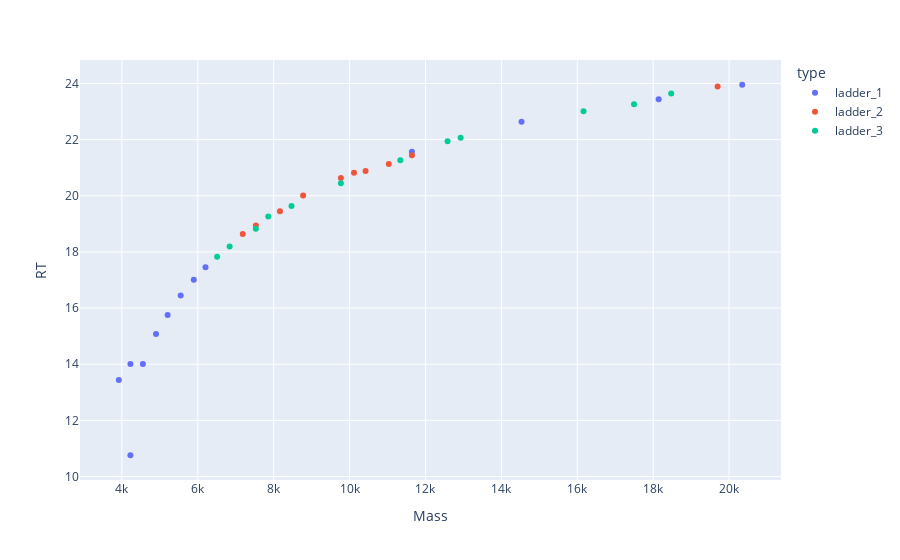

Here is the notebook cell this chart was saved with:
### Code cell
glu_5p = df_glu_5p.Mass - 18 
df_match0 = find_exist_ladder_dots(df3, glu_5p)
glu_5p = df_glu_5p.Mass - 18 + 2
df_match1 = find_exist_ladder_dots(df3, glu_5p)
glu_5p = df_glu_5p.Mass - 18 + 2 - 1
df_match2 = find_exist_ladder_dots(df3, glu_5p)
plotly_multi_zones([df_match0, df_match1, df_match2], y='RT')

### Figure 1 — Plotly figure (JSON) as saved in the notebook; plotly's stock layout.template omitted (floating-point values rounded to 4 significant figures)
{"data": [{"hovertemplate": "type=ladder_1<br>Mass=%{x}<br>RT=%{y}<extra></extra>", "legendgroup": "ladder_1", "marker": {"color": "#636efa", "symbol": "circle"}, "mode": "markers", "name": "ladder_1", "orientation": "v", "showlegend": true, "type": "scatter", "x": [5205.0, 5550.0, 5895.0, 4899.0, 6203.0, 4554.0, 14530.0, 4224.0, 4224.0, 18140.0, 20350.0, 11640.0, 3918.0], "xaxis": "x", "y": [15.75, 16.45, 17.01, 15.07, 17.45, 14.0, 22.63, 10.76, 14.0, 23.44, 23.95, 21.57, 13.44], "yaxis": "y"}, {"hovertemplate": "type=ladder_2<br>Mass=%{x}<br>RT=%{y}<extra></extra>", "legendgroup": "ladder_2", "marker": {"color": "#EF553B", "symbol": "circle"}, "mode": "markers", "name": "ladder_2", "orientation": "v", "showlegend": true, "type": "scatter", "x": [8165.0, 11640.0, 9771.0, 10420.0, 7185.0, 11030.0, 10120.0, 8776.0, 7530.0, 19700.0], "xaxis": "x", "y": [19.45, 21.45, 20.64, 20.88, 18.64, 21.13, 20.82, 20.01, 18.94, 23.89], "yaxis": "y"}, {"hovertemplate": "type=ladder_3<br>Mass=%{x}<br>RT=%{y}<extra></extra>", "legendgroup": "ladder_3", "marker": {"color": "#00cc96", "symbol": "circle"}, "mode": "markers", "name": "ladder_3", "orientation": "v", "showlegend": true, "type": "scatter", "x": [6510.0, 7529.0, 6839.0, 8470.0, 9770.0, 7858.0, 12930.0, 11340.0, 16170.0, 18470.0, 17500.0, 12580.0], "xaxis": "x", "y": [17.83, 18.83, 18.2, 19.64, 20.45, 19.26, 22.07, 21.26, 23.01, 23.64, 23.26, 21.94], "yaxis": "y"}], "layout": {"legend": {"title": {"text": "type"}, "tracegroupgap": 0}, "margin": {"t": 60}, "xaxis": {"anchor": "y", "domain": [0, 1], "title": {"text": "Mass"}}, "yaxis": {"anchor": "x", "domain": [0, 1], "title": {"text": "RT"}}}}
